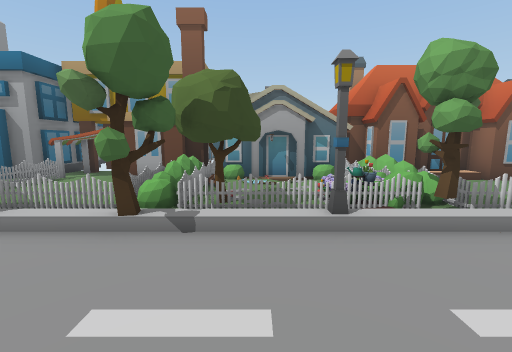
[1] (above)

18 first-person views from a walk through a Unity game level. The camera is 1.4 m above the floor, tilts 8° down and sees 90° across. The floor is counted in squares, 1 m on a side. Each view is taken from the middle of a square. On the plan, view 1 faces up. The plan holds only what a view shows up to about 13 squares ahead; the rest is blank. The place goes on beyond the plan. The player is left out. Some animated figures are not drawn. Some surface patterns are stand-ins.

[2]
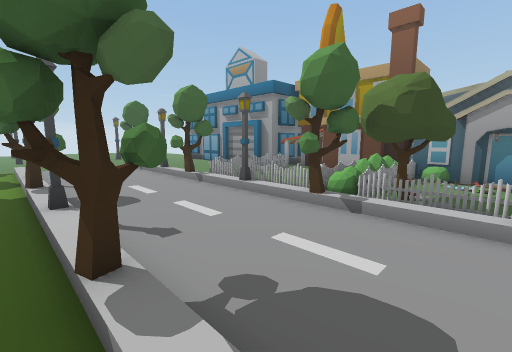

[3]
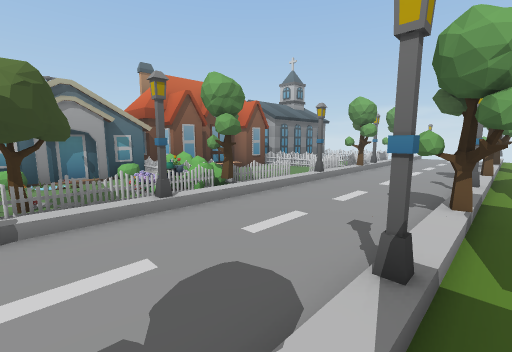

[4]
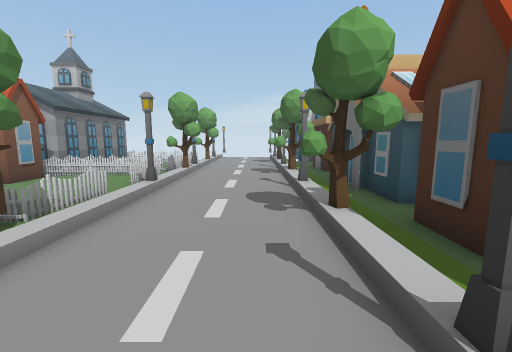

[5]
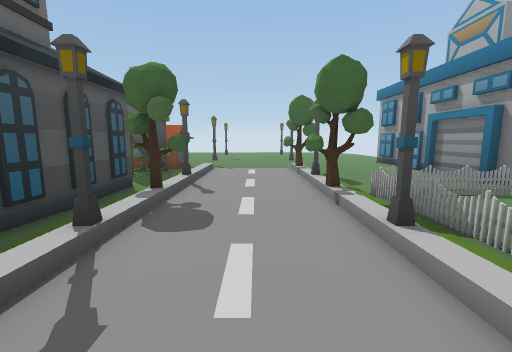

[6]
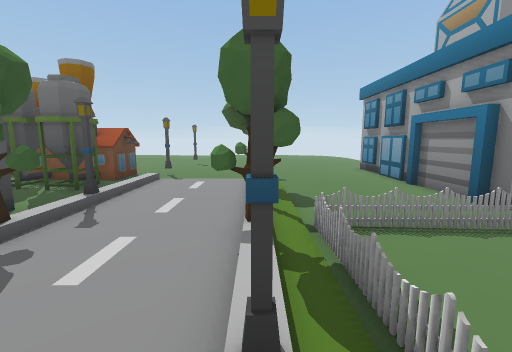

[7]
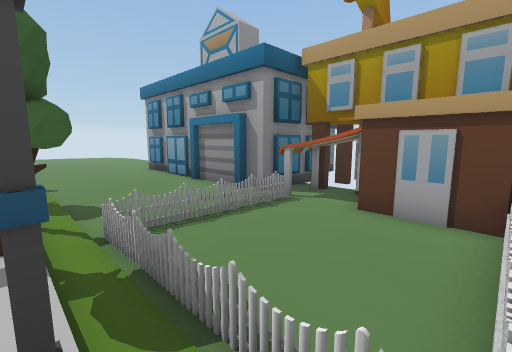

[8]
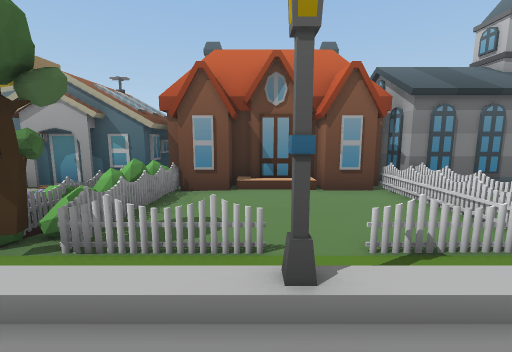

[9]
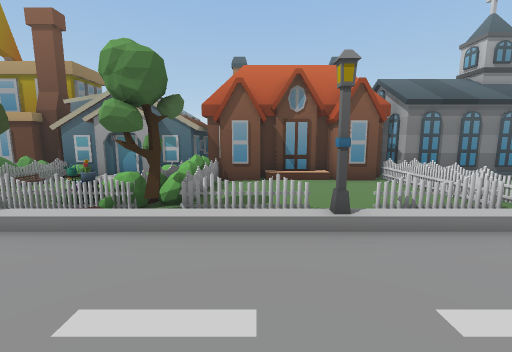

[10]
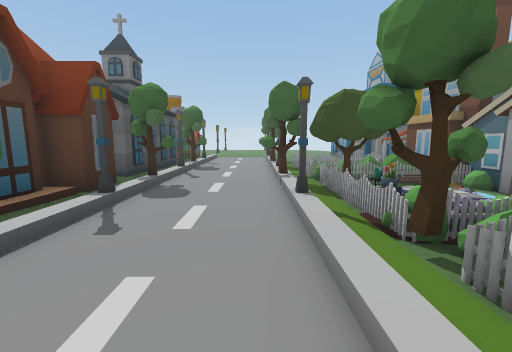

[11]
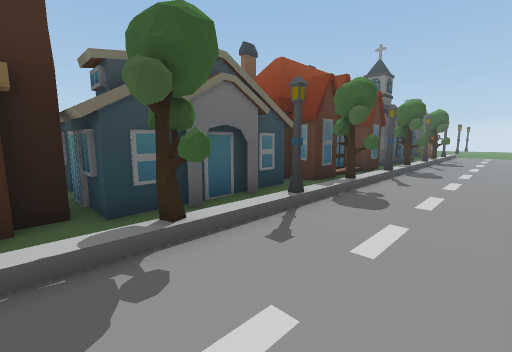

[12]
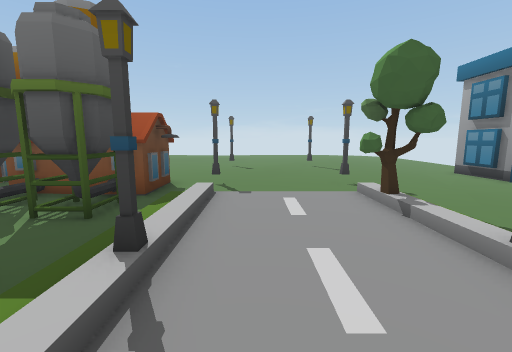

[13]
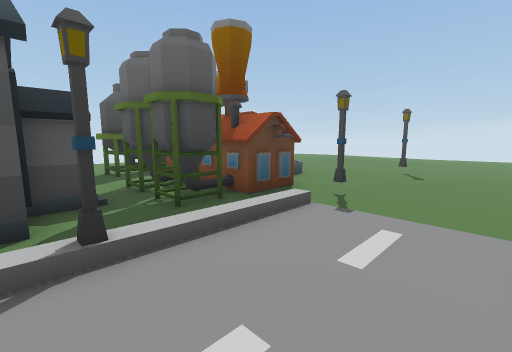

[14]
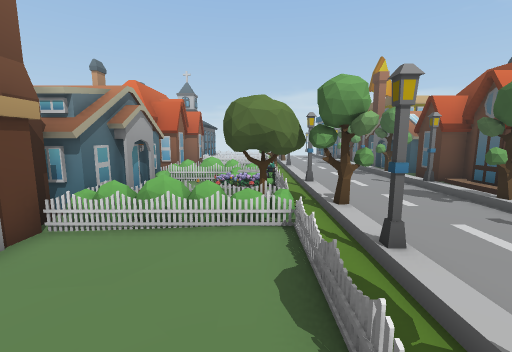

[15]
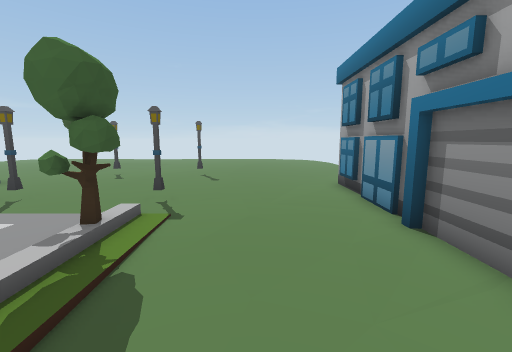

[16]
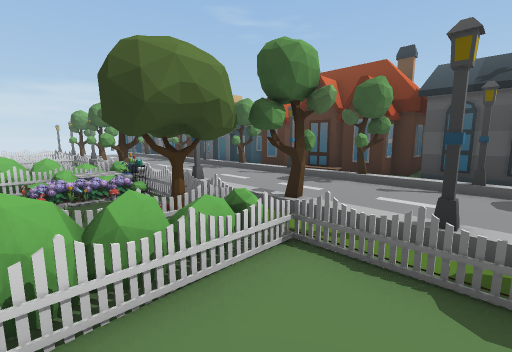

[17]
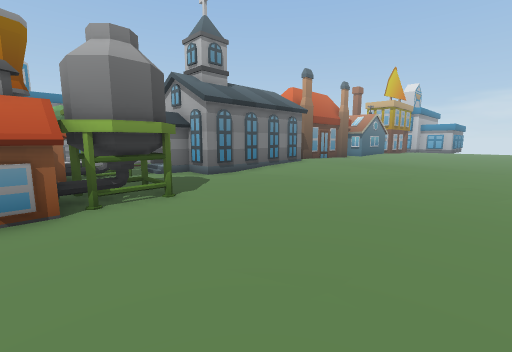

[18]
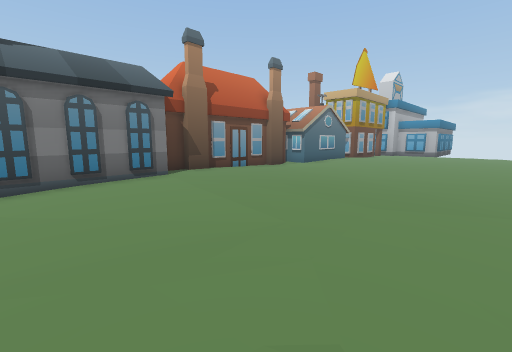

### Floor plan
Key: @ floor where view 1 was taken; # wall or solid block; . main floor; - floor 0.25 m lower than the main floor; / step, stairs or slope; O other object.
Columns run from 16 left of view 1 to 12 right of it. Each row starts with its distance up from view 1.
 13        #OO    #
 12        #OOOOO #
 11 ########OOOOOO#    #####O####
 10 --------/--.OOOO#O OO##--##OO
  9 --------/....OOO    O.-----OO
  8 .....---/....OOOO.OOO.--...OO
  7 ......-./....OOOOOOOOO.....OO
  6 ......-./....OO O.OOOO.....OO
  5 ....O//./OOOOOOOOOOOOOOO.OOOO
  4 O..OO/O/OO//O/O//OO////O///O/
  3 ....O....O....O............O.
  2 .............................
  1 .............................
  0 O.////O..O..O.OO@O..OO.O..O..
 -1 .O......OO....O.....O.....O..
 -2 OOOOO..##########//##.#####.O
 -3  OOOO..#      ###O#####   ##O
 -4  OOOO.##      # # #        #
 -5  OOOO.##     ######        #
 -6   O ...#######.....        #
 -7     ................
 -8  OOOO................
 -9  OOOO.................
-10  O.O...............---.
-11  .................-----.
-12  ................------..
-13  ................-------..
-14   ..............--------...
-15  . .......-....----------..

Positions as (right, up) in squares from view 1, and headings:
1: (0, 0), facing up
2: (1, -1), facing up-left
3: (-1, -1), facing up-right
4: (0, 1), facing right
5: (-1, 2), facing left
6: (-3, 4), facing left
7: (-3, 4), facing up-left
8: (7, 2), facing up
9: (6, 0), facing up
10: (7, 3), facing left
11: (12, 3), facing down-left
12: (-7, 1), facing left
13: (-9, 3), facing down-left
14: (-8, 6), facing right
15: (-8, 7), facing left
16: (-5, 8), facing down-right
17: (-15, -15), facing up-right
18: (-7, -15), facing up-right
